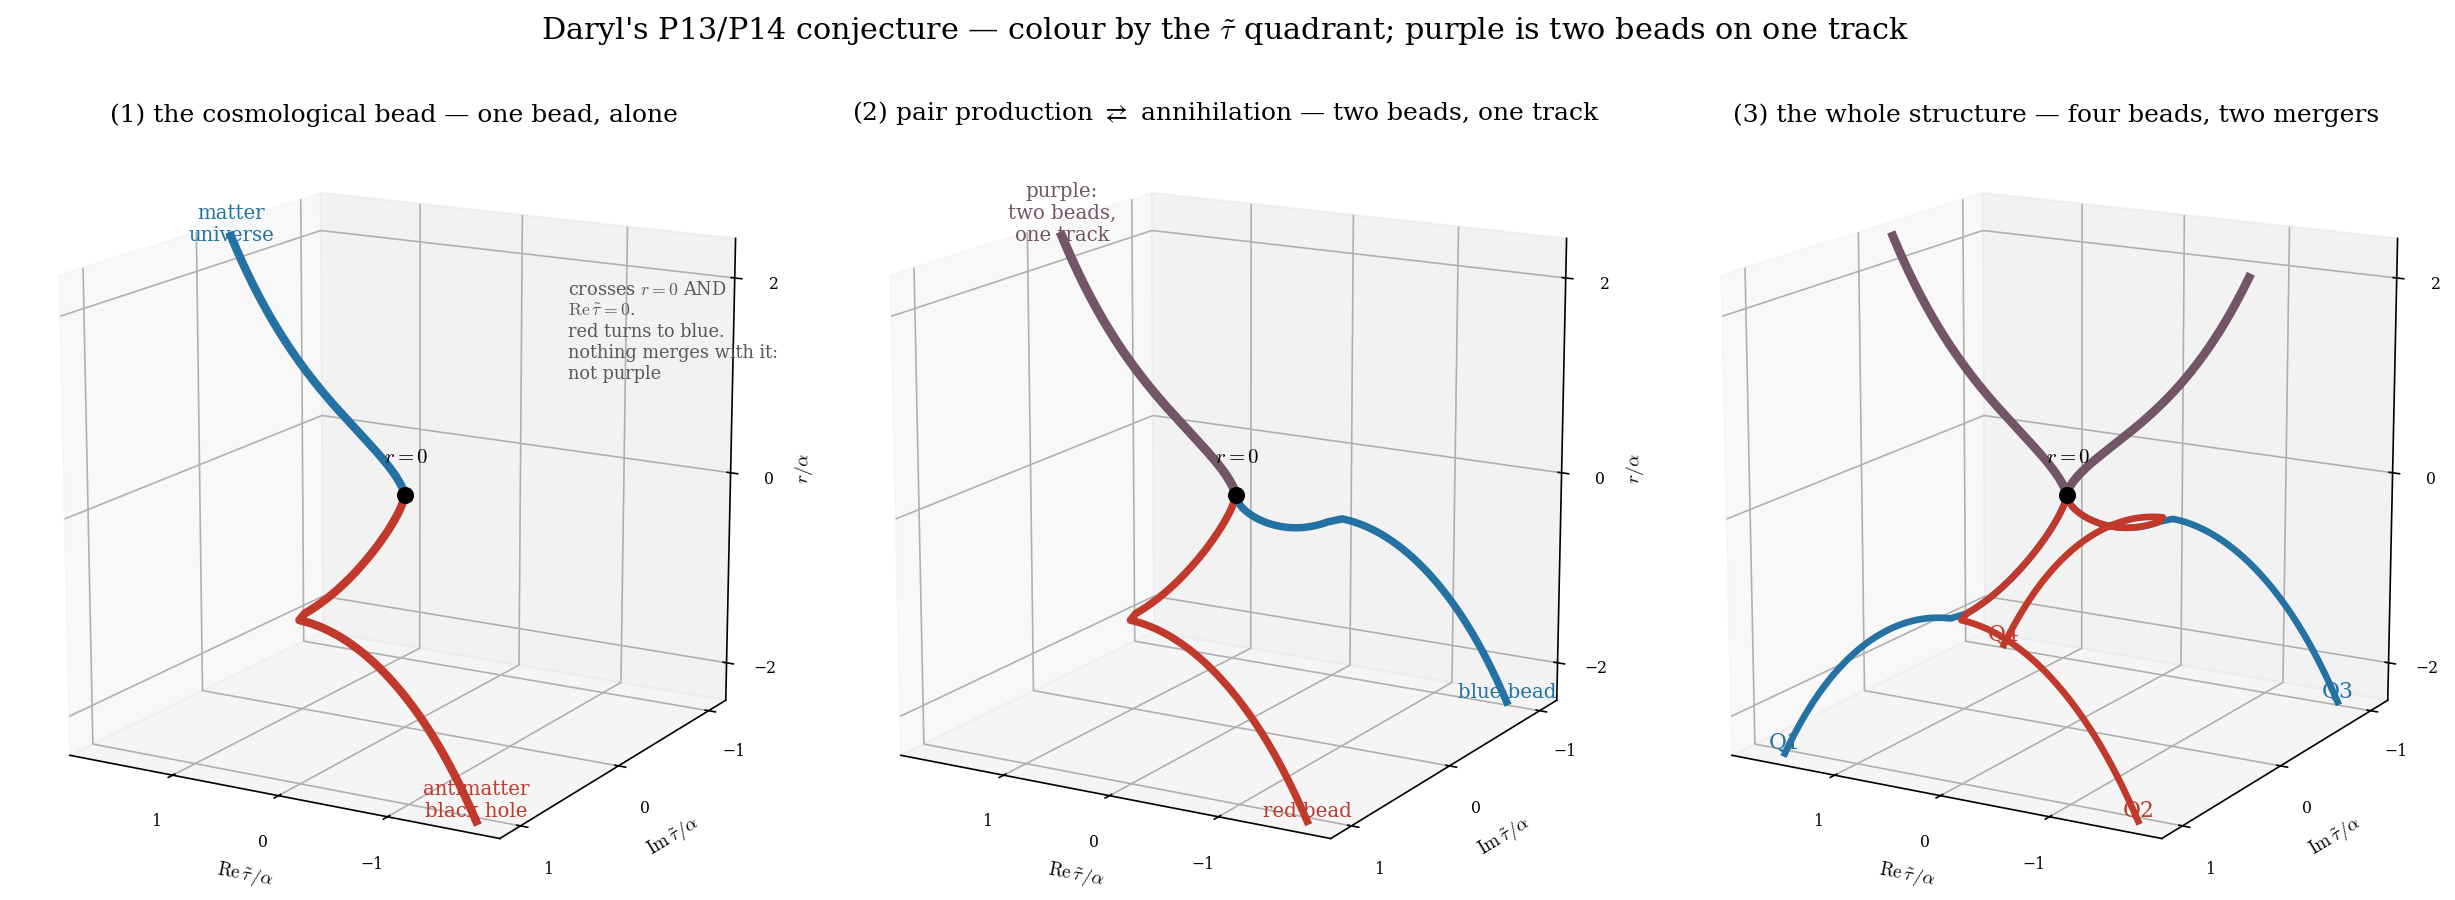

Here is the Python script that generated this plot:
"""DARYL'S P13/P14 CONJECTURE -- colour by the tau~ quadrant, drawn on three readings.

THE RULE (Daryl, r1077):
    YOU CONJUGATE WHEN YOU GO FROM POSITIVE TO NEGATIVE -- real or imaginary, r or tau~.
    AND IT IS ONE EVENT, NOT A TALLY: conjugation happens AT THE ORIGIN -- the single place where
    r AND tau~ both go to zero, in their real AND imaginary parts. Not two crossings that might
    cancel; one place where everything vanishes at once. That is where it happens.
    AND IT IS ASYMMETRIC -- Nariai, 1/3 vs 2/3. The asymmetry IS the symmetry-breaking, not a
    footnote to it.
    Read on the tau~ plane at r<0 the rule gives the quadrants: Q1 (+,+) & Q3 (-,-) one colour,
    Q2 (-,+) & Q4 (+,-) the other.

THE CONJECTURE, in one line: THIS IS THE GEOMETRIC OBJECT THAT CONNECTS THESE EVENTS.
PURPLE IS NOT A THIRD SPECIES. It is TWO BEADS SHARING A TRACK. The r<0 branches pair by their
Re tau~ sign -- Q1,Q4 both at +Re ; Q2,Q3 both at -Re -- so each pair continues onto the SAME r>0
line. Those two beads had OPPOSITE colours at r<0, so they arrive at r>0 with opposite colours:
red and blue on one line -> purple. Hence SIX branches but FOUR CONTINUOUS BEADS WITH TWO MERGERS.

  (1) THE COSMOLOGICAL BEAD -- one bead, alone. Red antimatter black hole (r<0) up to r=0, turning
      blue as our matter universe (r>0). NOT purple: nothing merges with it. It is a single bead
      doing what gets done along a bead. Red turns to blue.
  (2) PAIR PRODUCTION / ANNIHILATION -- two beads. A red and a blue at r<0 cross r=0 onto the same
      r>0 track, flipping to blue and red: red+blue = PURPLE. Read one way it is annihilation, the
      other production. The merger IS the vertex.
  (3) THE WHOLE STRUCTURE -- all six branches: four beads, two mergers, both r>0 tracks purple.

*** STATUS: A COLOURING CONJECTURE. NOT DERIVED, AND NOT species = sign(r). ***
By the corpus's definition sign(r)<0 on ALL FOUR r<0 branches -> all four antimatter, no purple, no
vertex. This rule and species=sign(r) CANNOT BOTH BE THE GEOMETRY'S, and WHICH ONE IS CANNOT BE
SETTLED HERE: sign(r) exists only on the real-r slice, and this whole figure IS that slice. The full
object is C_r x C_tau~ (4 real dims); this is a 3-D projection of it. See storyboard [6*].
THE RHYME STAYS A RHYME until A3 works the full analytic object. These pictures CARRY the conjecture;
they do not test it. The connection to Feynman lies beyond this projection, not inside it.
"""
import numpy as np, matplotlib; matplotlib.use('Agg'); import matplotlib.pyplot as plt
import matplotlib.colors as mc
from mpl_toolkits.mplot3d import Axes3D  # noqa
plt.rcParams.update({'font.family':'serif','font.size':12,'mathtext.fontset':'cm'})
BLUE, RED = '#2471a3', '#c0392b'
PURPLE = tuple((np.array(mc.to_rgb(RED)) + np.array(mc.to_rgb(BLUE)))/2)
al = 1.0; A = 2**(1/3)*al/np.sqrt(3); rmax = 2.4

def tau_re(r): return (2/3)*np.arcsinh((r/A)**1.5)
def wing(r):
    u = abs(r/A)**1.5
    return (0.0, (2/3)*np.arcsin(u)) if u <= 1 else ((2/3)*np.arccosh(u), np.pi/3)
rp = np.linspace(1e-4, rmax, 300); sx = np.array([tau_re(r) for r in rp])
rn = np.linspace(-1e-4, -rmax, 360)
W = np.array([wing(r) for r in rn]); wx, wy = W[:,0], W[:,1]
QUAD = {  # (Re sign, Im sign) -> (xs, ys, colour at r<0)
 'Q1': (+wx, +wy, BLUE), 'Q2': (-wx, +wy, RED), 'Q3': (-wx, -wy, BLUE), 'Q4': (+wx, -wy, RED)}

def frame(ax, title):
    ax.scatter([0],[0],[0], color='k', s=52, zorder=10)
    ax.text(0, 0.20, 0.42, r'$r{=}0$', fontsize=10)
    ax.set_xlabel(r'$\mathrm{Re}\,\tilde\tau/\alpha$', labelpad=3, fontsize=9)
    ax.set_ylabel(r'$\mathrm{Im}\,\tilde\tau/\alpha$', labelpad=3, fontsize=9)
    ax.set_zlabel(r'$r/\alpha$', labelpad=1, fontsize=9)
    ax.set_xlim(2,-2); ax.set_ylim(1.2,-1.2); ax.set_zlim(-rmax, rmax)
    ax.set_xticks([-1,0,1]); ax.set_yticks([-1,0,1]); ax.set_zticks([-2,0,2])
    ax.tick_params(labelsize=7.5); ax.view_init(elev=15, azim=-60); ax.set_box_aspect((1,1,1), zoom=1.08)
    ax.set_title(title, fontsize=12, pad=-6)

fig = plt.figure(figsize=(16.8, 6.2))

# ---------- (1) the cosmological bead: ONE bead, alone. red -> blue. no merger, no purple ----------
ax1 = fig.add_subplot(1,3,1, projection='3d')
xs, ys, _ = QUAD['Q2']
ax1.plot(xs, ys, rn, color=RED,  lw=4.0)                    # Q2 red at r<0: the antimatter black hole
ax1.plot(+sx, 0*rp, rp, color=BLUE, lw=4.0)                 # continues onto the OTHER track: crosses Re tau~=0 too
frame(ax1, '(1) the cosmological bead — one bead, alone')
ax1.text(xs[-1], ys[-1], rn[-1]*0.98, 'antimatter\nblack hole', color=RED, fontsize=9.5, ha='center')
ax1.text(+sx[-1], 0, rp[-1]*0.98, 'matter\nuniverse', color=BLUE, fontsize=9.5, ha='center')
ax1.text(-1.5, 0, 1.4, 'crosses $r{=}0$ AND\n$\\mathrm{Re}\\,\\tilde\\tau{=}0$.\nred turns to blue.\nnothing merges with it:\nnot purple', fontsize=8.5, color='0.35')

# ---------- (2) the vertex: TWO beads onto ONE track -> purple ----------
ax2 = fig.add_subplot(1,3,2, projection='3d')
for q in ('Q2','Q3'):                                        # the pair on NEGATIVE tau~ (both at -Re)
    xs, ys, col = QUAD[q]; ax2.plot(xs, ys, rn, color=col, lw=3.6)
ax2.plot(sx, 0*rp, rp, color=PURPLE, lw=4.4)                 # the merged track: red+blue
frame(ax2, '(2) pair production $\\rightleftarrows$ annihilation — two beads, one track')
ax2.text(QUAD['Q3'][0][-1], QUAD['Q3'][1][-1], rn[-1]*0.98, 'blue bead', color=BLUE, fontsize=9.5, ha='center')
ax2.text(QUAD['Q2'][0][-1], QUAD['Q2'][1][-1], rn[-1]*0.98, 'red bead',  color=RED,  fontsize=9.5, ha='center')
ax2.text(sx[-1], 0, rp[-1]*0.98, 'purple:\ntwo beads,\none track', color=PURPLE, fontsize=9.5, ha='center')

# ---------- (3) the whole structure: six branches = four beads, two mergers ----------
ax3 = fig.add_subplot(1,3,3, projection='3d')
for q in ('Q1','Q2','Q3','Q4'):
    xs, ys, col = QUAD[q]; ax3.plot(xs, ys, rn, color=col, lw=3.2)
for sgn in (+1,-1):                                          # both r>0 tracks carry two beads -> purple
    ax3.plot(sgn*sx, 0*rp, rp, color=PURPLE, lw=4.2)
frame(ax3, '(3) the whole structure — four beads, two mergers')
for q, ha in [('Q1','center'),('Q2','center'),('Q3','center'),('Q4','center')]:
    xs, ys, col = QUAD[q]
    ax3.text(xs[-1], ys[-1], rn[-1]*0.98, q, color=col, fontsize=10.5, ha=ha)

fig.suptitle("Daryl's P13/P14 conjecture — colour by the $\\tilde\\tau$ quadrant; purple is two beads on one track",
             fontsize=14.5, y=0.965)
plt.tight_layout(rect=[0,0,1,0.94])
plt.savefig('daryl_p13p14_conjecture.pdf', bbox_inches='tight')
plt.savefig('daryl_p13p14_conjecture.png', dpi=150, bbox_inches='tight')
print('six branches = four beads (Q1,Q2,Q3,Q4) + two mergers (the +Re and -Re tracks at r>0)')
print('purple = red+blue =', tuple(round(c,3) for c in PURPLE))
